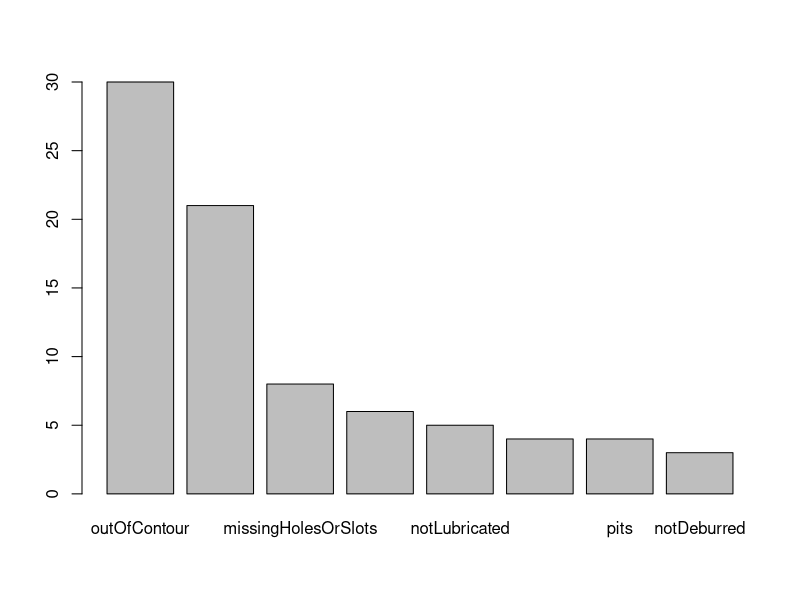
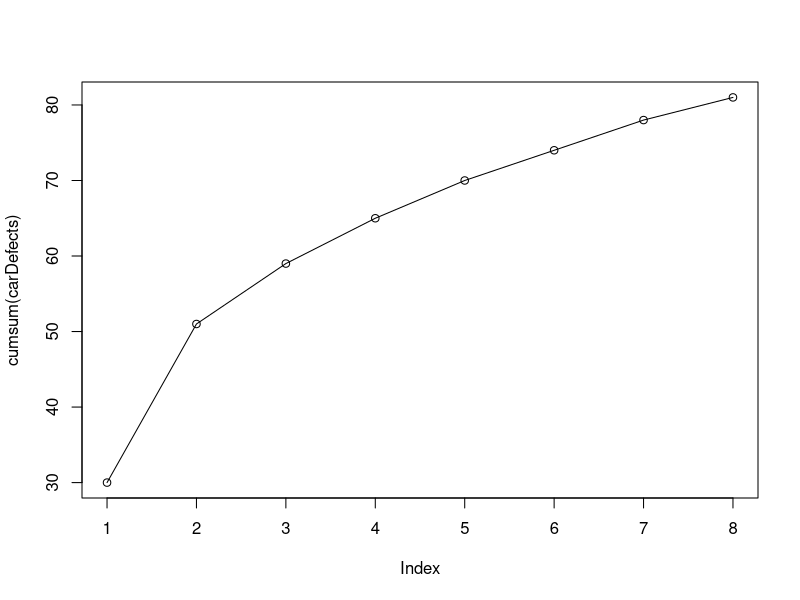

Source code (R) for these figures, in order:
carDefects <- c(4, 4, 6, 21, 8, 5, 30, 3)
names(carDefects) <- c("dents", "pits", "outOfSequence", "undertrimmed",
	"missingHolesOrSlots", "notLubricated", "outOfContour", "notDeburred")

# It is characteristic of the Pareto Chart that the values
# should be sorted in descending order.
carDefects <- sort(carDefects, decreasing = TRUE)

# One way to show the information of a Pareto Chart
# (without using a dedicated function of a given library)
# is by a Bar Plot and a plot for the distribution function.
barplot(carDefects)
plot(cumsum(carDefects), type = "o")
# On the Bar Plot we can see that the density function
# for the distribution is descending. Appropriately, the
# distribution function is shown as well, which is concave
# because of the ordering in descending order.
